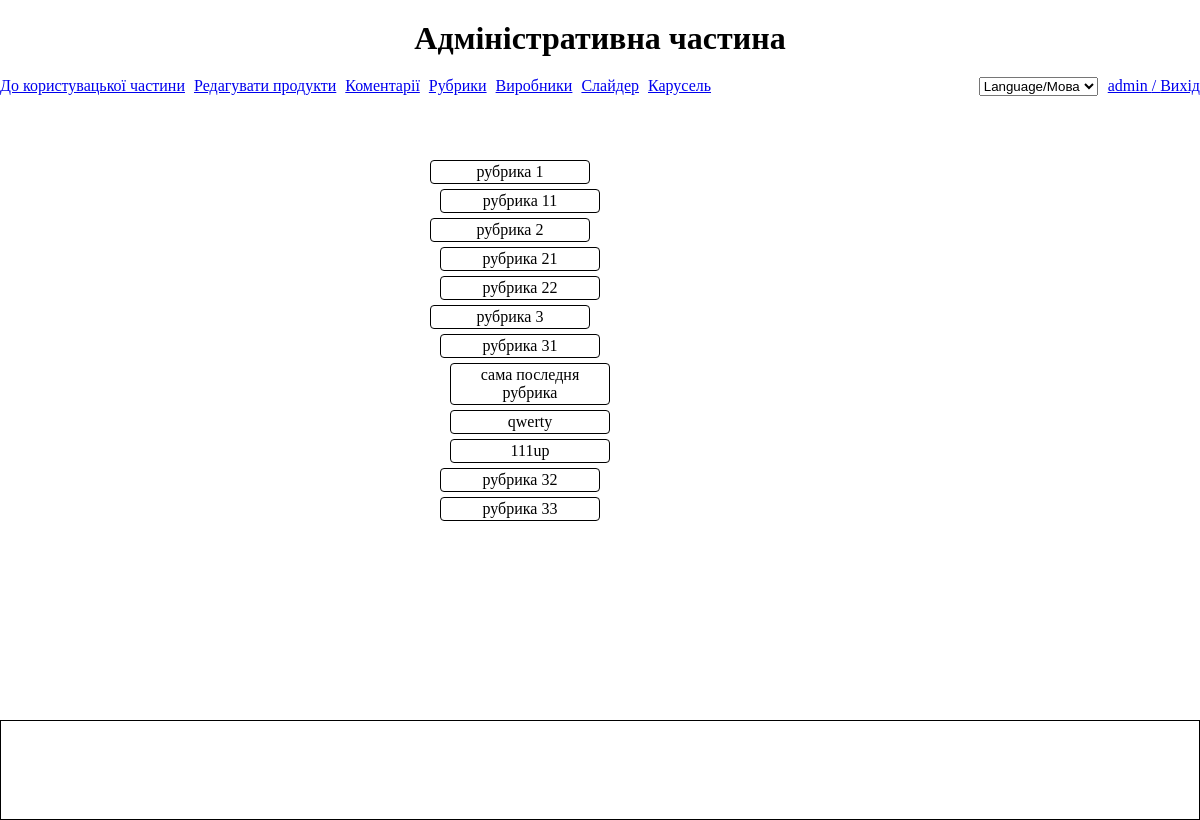
Screenshot of /adminCategories (signed in) with the database file from the repository.
### tables this page shows
CREATE TABLE `categories` (
  `id` int(10) UNSIGNED NOT NULL,
  `title` varchar(50) NOT NULL,
  `parent_id` int(11) UNSIGNED NOT NULL,
  `eng_translit_title` varchar(50) NOT NULL
);

### app/protected/controllers/adminCategories.php (called while the page is built, shortened)
<?php
class AdminCategories extends AdminController {
    public function index($fullfilledAction = null, $id =null, $error = null )
    {
        $categories = (new Admin_Category())->getCategoriesMenu();
        return ['view'=>'admin/categories.php', 'categories'=>$categories, 'action'=> $fullfilledAction, 'id' => $id , 'error'=> $error ];
    }
}

### app/core/application.php (called while the page is built, shortened)
<?php
class Application extends MainDispatcher {
    public function runController($controller){
        $action = $controller[1];
        $contr = new $name_contr($controller);
        $data=call_user_func(array($contr, $action));
        return $data;
    }
}

### public/index.php (called while the page is built, shortened)
<?php
$router = new Application();
$controller=$router->getController();
$data_and_view = $router->runController($controller);

### app/core/database.php (called while the page is built, shortened)
<?php
class DataBase {
    function __construct(){
     try{
           $this->conn = new \PDO('mysql:dbname='.NAME_BD.';host='.HOST.'', USER, PASSWORD, array(\PDO::MYSQL_ATTR_INIT_COMMAND => 'SET NAMES\'UTF8\''));
        }catch(\PDOException $e) {die("Ошибка соединения с базой или хостом:".$e->getMessage());}
    }
}
?>

### app/protected/models/admin_category.php (the view, shortened to what this page needs)
<?php
class Admin_Category extends DataBase
{
   public function getCategories()
   {
       $sql = "SELECT `id`, `title`, `parent_id`, `eng_translit_title` FROM `categories`";
       $stmt = $this->conn->query($sql);
       $res = $stmt->fetchAll();
       return $res;
   }
    public function getCategoriesMenu()
    {
        $categories = $this->getCategories();
        $leftMenu ="<ul class='categories-menu'>";
        $leftMenu.= $this->printOutCategoriesMenu($categories);
        $leftMenu.= "</ul>";
        return $leftMenu;
    }
    protected function printOutCategoriesMenu( $categories, $parent = 0)
    {
        if(!isset($print)){$print='';}
        foreach($categories as $category){
            if($category->parent_id ==$parent ){
                $print.='<li  class="categories-menu__item-container"><span class="categories-menu__item" data-id="'.$category->id .'">'.$category->title.'</span>' ;
                foreach($categories as $sub_cat){
                    if($sub_cat->parent_id == $category->id){
                        $flag = TRUE; break;
                    }
                }
                if(isset($flag)){
                    $print.= "<ul>";
                    $print.= $this->printOutCategoriesMenu($categories, $category->id);
                    $print.= "</ul>";
                    $print.= "</li>";
                } else{
                    $print.="</li>";
                }
            }
        }
        return $print;
    }
}

### public/assets/css/admin.css (style rules this page uses)
* { box-sizing: border-box; margin: 0; padding: 0; }
html, body { height: 100%; }
.categories-menu, .manufacturers-menu { margin-left: 20px; }
.categories-menu li, .manufacturers-menu li { list-style-type: none; }
.categories-menu__item-container, .manufacturers-menu__item-container { padding-left: 10px; }
.categories-menu__item, .manufacturers-menu__item { border: 1px solid black; margin-top: 5px; display: block; width: 160px; border-radius: 4px; cursor: pointer; padding: 2px; text-align: center; }

### rows the page displays
categories: title "рубрика 1"
categories: title "рубрика 11"
categories: title "рубрика 2"
categories: title "рубрика 21"
categories: title "рубрика 22"
categories: title "рубрика 3"
categories: title "рубрика 31"
categories: title "сама последня рубрика"
categories: title "qwerty"
categories: title "111up"
categories: title "рубрика 32"
categories: title "рубрика 33"

### other values shown
$this_is_admin_part "Адміністративна частина"
$main_customer_page "До користувацької частини"
$editProducts "Редагувати продукти"
$comments "Коментарії"
$categoriesTitles "Рубрики"
$manufacturersTitles "Виробники"
$slider "Слайдер"
$carousel "Карусель"
$_SESSION['admin']['login'] "admin"
$exit "Вихід"
